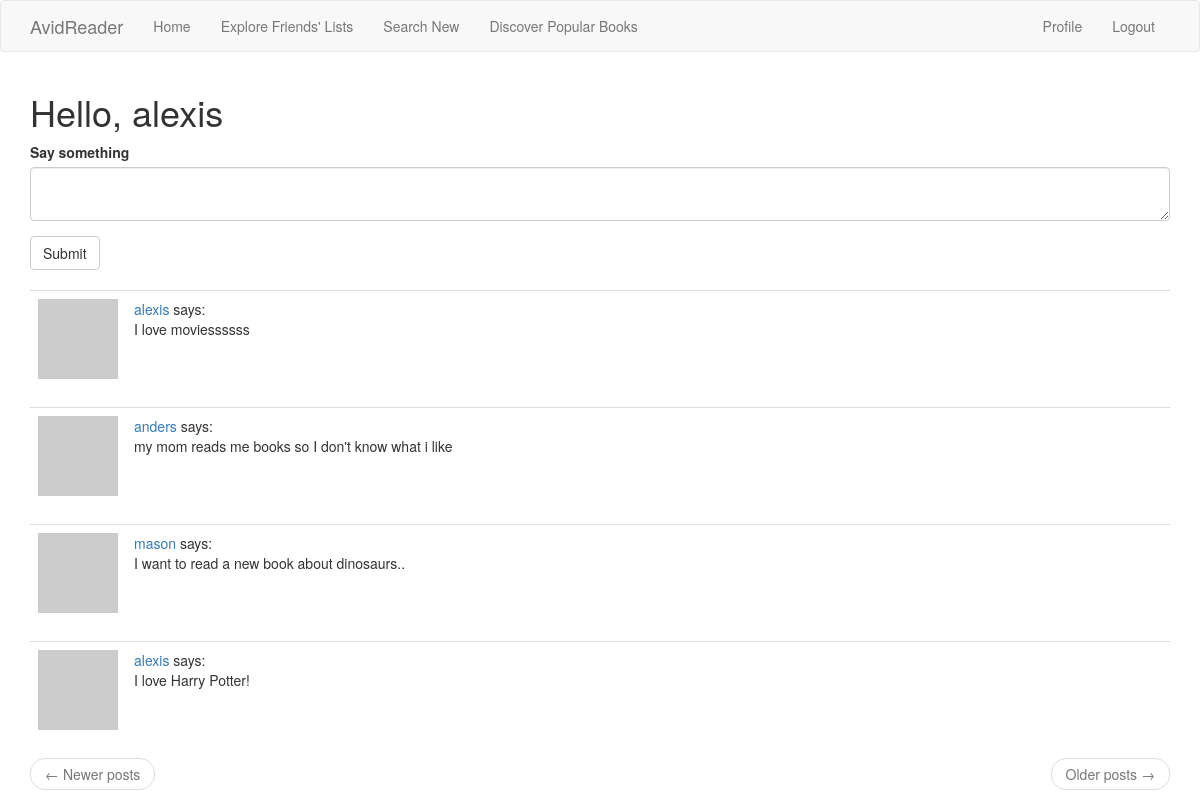
The app's page /index (signed in) with its own data.
### app/models.py (models this page shows, shortened)
class User(UserMixin, db.Model):
    id = db.Column(db.Integer, primary_key=True)
    username = db.Column(db.String(64), index=True, unique=True)
    email = db.Column(db.String(120), index=True, unique=True)
    password_hash = db.Column(db.String(128))
    posts = db.relationship('Post', backref='author', lazy='dynamic')
    books = db.relationship('Book', backref='owner', lazy='dynamic')
    about_me = db.Column(db.String(140))
    last_seen = db.Column(db.DateTime, default=datetime.utcnow)
    followed = db.relationship('User', secondary=followers,
                               primaryjoin=(followers.c.follower_id == id),
                               secondaryjoin=(followers.c.followed_id == id),
                               backref=db.backref('followers', lazy='dynamic'), lazy='dynamic')
    def avatar(self, size):
        digest = md5(self.email.lower().encode('utf-8')).hexdigest()
        return 'https://www.gravatar.com/avatar/{}?d=identicon&s={}'.format(digest, size)
    def followed_posts(self):
        followed = Post.query.join(followers, (followers.c.followed_id == Post.user_id)).filter(followers.c.follower_id == self.id)
        own = Post.query.filter_by(user_id=self.id)
        return followed.union(own).order_by(Post.timestamp.desc())

class Post(db.Model):
    id = db.Column(db.Integer, primary_key=True)
    body = db.Column(db.String(140))
    timestamp = db.Column(db.DateTime, index=True, default=datetime.utcnow)
    user_id = db.Column(db.Integer, db.ForeignKey('user.id'))

### app/routes.py (the view)
@app.route('/', methods=['GET', 'POST'])
@app.route('/index', methods=['GET', 'POST'])
@login_required
def index():
    form = PostForm()
    if form.validate_on_submit():
        post = Post(body=form.post.data, author=current_user)
        db.session.add(post)
        db.session.commit()
        flash('your post is now live!')
        return redirect(url_for('index'))
    posts = current_user.followed_posts().all()
    return render_template("index.html", title='Home Page', form=form, posts=posts)#, nyt_books=nyt_books)

### app/forms.py
class PostForm(FlaskForm):
    post = TextAreaField('Say something', validators=[
        DataRequired(), Length(min=1, max=140)])
    submit = SubmitField('Submit')

### app/models.py (called while the page is built)
@login.user_loader
def load_user(id):
    return User.query.get(int(id))

### app/routes.py (called while the page is built)
@app.before_request
def before_request():
    if current_user.is_authenticated:
        current_user.last_seen = datetime.utcnow()
        db.session.commit()

### app/templates/index.html (shortened to what this page needs)
{% extends "base.html" %}
{% import 'bootstrap/wtf.html' as wtf %}
{% block app_content %}
        <h1>Hello, {{ current_user.username }}</h1>
        {% if form %}
            {{ wtf.quick_form(form) }}
            <br>
        {% endif %}
        {% for post in posts %}
            {% include '_post.html' %}
        {% endfor %}
    <nav aria-label="...">
        <ul class="pager">
            <li class="previous{% if not prev_url %} disabled{% endif %}">
                <a href="{{ prev_url or '#' }}">
                    <span aria-hidden="true">&larr;</span> Newer posts
                </a>
            </li>
            <li class="next{% if not next_url %} disabled{% endif %}">
                <a href="{{ next_url or '#' }}">
                    Older posts <span aria-hidden="true">&rarr;</span>
                </a>
            </li>
        </ul>
    </nav>
{% endblock %}

### app/templates/_post.html
<table class="table table-hover">
    <tr>
        <td width="70px">
            <a href="{{ url_for('user', username=post.author.username) }}">
                <img src="{{ post.author.avatar(70) }}" />
            </a>
        </td>
        <td>
            <a href="{{ url_for('user', username=post.author.username) }}">
                {{ post.author.username }}
            </a>
            says: <br>{{ post.body }}
        </td>
    </tr>
</table>

### records on screen
User: username "alexis"
Post: author.username "alexis", body "I love moviessssss"
Post: author.username "anders", body "my mom reads me books so I don't know what i like"
Post: author.username "mason", body "I want to read a new book about dinosaurs.."
Post: author.username "alexis", body "I love Harry Potter!"
